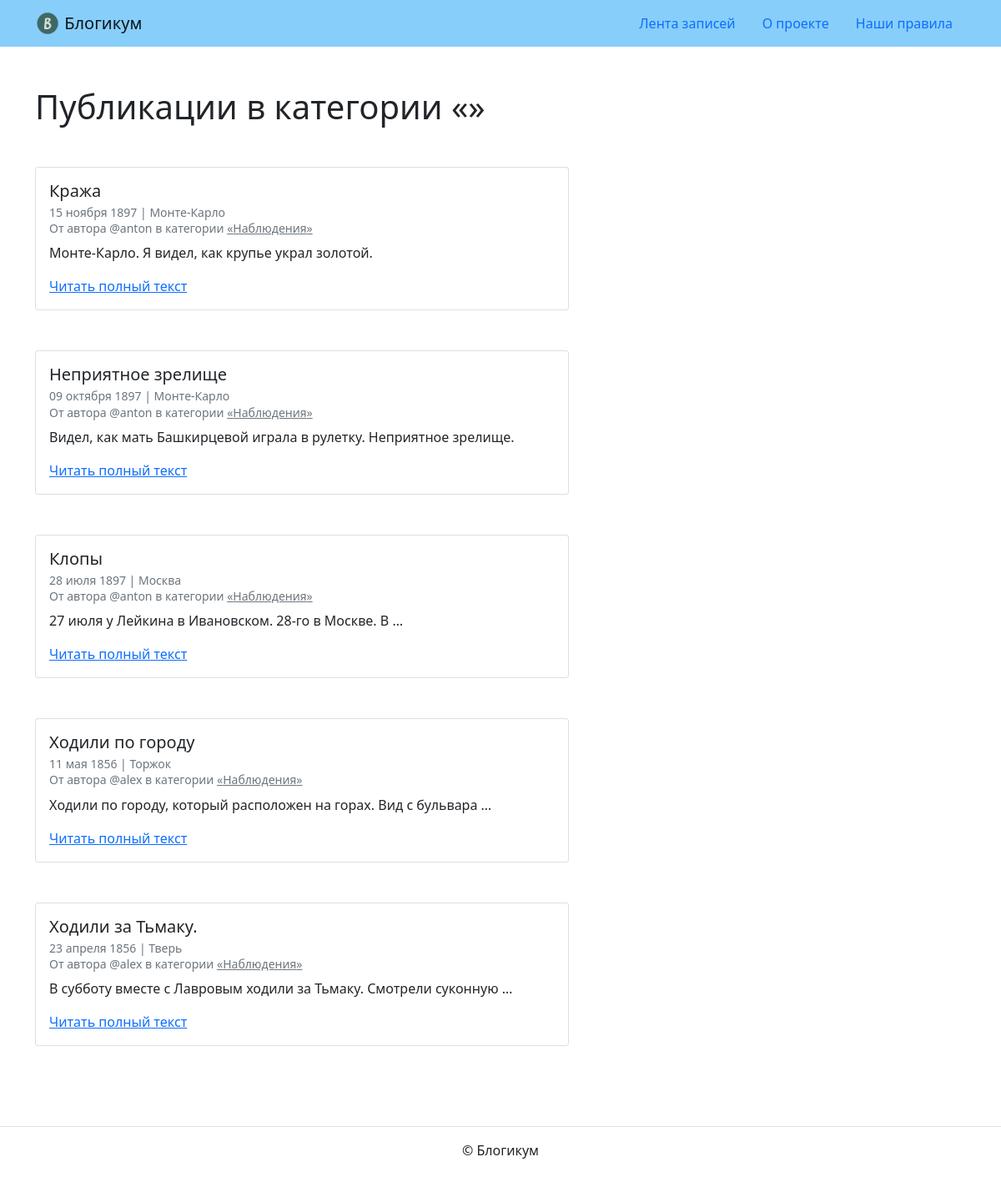
The page /category/details/ on the database its author committed.
### blog/models.py (models this page shows, shortened)
class PublishedAndCreated(models.Model):
    is_published = models.BooleanField(
        default=True,
        verbose_name='Опубликовано',
        help_text='Снимите галочку, чтобы скрыть публикацию.'
    )
    created_at = models.DateTimeField(
        auto_now_add=True,
        verbose_name='Добавлено',
        help_text='Снимите галочку, чтобы скрыть публикацию.'
    )
    class Meta:
        abstract = True

class Post(PublishedAndCreated):
    title = models.CharField(max_length=256, verbose_name='Заголовок')
    text = models.TextField(verbose_name='Текст')
    pub_date = models.DateTimeField(
        verbose_name='Дата и время публикации',
        help_text='Если установить дату и время в будущем'
                  ' — можно делать отложенные публикации.'
    )
    author = models.ForeignKey(
        User,
        on_delete=models.CASCADE,
        verbose_name='Автор публикации',
        related_name='author'
    )
    location = models.ForeignKey(
        Location,
        on_delete=models.SET_NULL,
        null=True,
        verbose_name='Местоположение',
        blank=False
    )
    category = models.ForeignKey(
        Category,
        on_delete=models.SET_NULL,
        null=True,
        verbose_name='Категория',
    )
    class Meta:
        verbose_name = 'публикация'
        verbose_name_plural = 'Публикации'
        default_related_name = ''
        ordering = ["-pub_date"]

class Location(PublishedAndCreated):
    name = models.CharField('Название места', max_length=256)
    class Meta:
        verbose_name = 'местоположение'
        verbose_name_plural = 'Местоположения'

class Category(PublishedAndCreated):
    title = models.CharField(max_length=256, verbose_name='Заголовок')
    description = models.TextField(verbose_name='Описание')
    slug = models.SlugField(
        unique=True,
        verbose_name='Идентификатор',
        help_text=(
            'Идентификатор страницы для URL;'
            ' разрешены символы латиницы, цифры, дефис и подчёркивание.'
        )
    )
    class Meta:
        verbose_name = 'категория'
        verbose_name_plural = 'Категории'

### blog/views.py (the view)
# urls.py: path('category/<slug:category_slug>/', views.category_posts,
def category_posts(request, category_slug):
    category = Category.objects.filter(slug=category_slug)
    if category and not category.first().is_published:
        raise Http404
    posts = Post.objects.filter(
        category__is_published=True,
        is_published=True,
        pub_date__lte=timezone.now(),
        category__slug=category_slug,
    )
    context = {'post_list': posts, 'category__slug': category_slug}
    return render(request, 'blog/category.html', context)

### templates/blog/category.html (shortened to what this page needs)
{% extends "base.html" %}
{% block content %}
<h1>Публикации в категории «{{ category.title }}»</h1>
{% for post in post_list %}
  <article class="mb-5">
    {% include "includes/post_card.html" %}
  </article>
{% endfor %}
{% endblock %}

### templates/includes/post_card.html
<div class="card" style="width: 40rem;">
  <div class="card-body">
    <h5 class="card-title">{{ post.title }}</h5>
    <h6 class="card-subtitle mb-2 text-muted">
      <small>
        {{ post.pub_date|date:"d E Y" }} | {% if post.location and post.location.is_published %}{{ post.location.name }}{% else %}Планета Земля{% endif %}<br>
        От автора @{{ post.author.username }} в категории {% include "includes/category_link.html" %}
      </small>
    </h6>
    <p class="card-text">{{ post.text|truncatewords:10 }}</p>
    <a href="{% url 'blog:post_detail' post.id %}" class="card-link">Читать полный текст</a>
  </div>
</div>

### templates/includes/category_link.html
<a class="text-muted" href="{% url 'blog:category_posts' post.category.slug %}">
  «{{ post.category.title }}»
</a>

### rows shown on the page
Post: title "Кража", pub_date "15 ноября 1897", location.name "Монте-Карло", author.username "anton", category "Наблюдения", text "Монте-Карло. Я видел, как крупье украл золотой."
Post: title "Неприятное зрелище", pub_date "09 октября 1897", location.name "Монте-Карло", author.username "anton", category "Наблюдения", text "Видел, как мать Башкирцевой играла в рулетку. Неприятное зрелище."
Post: title "Клопы", pub_date "28 июля 1897", location.name "Москва", author.username "anton", category "Наблюдения", text "27 июля у Лейкина в Ивановском. 28-го в Москве. В …"
Post: title "Ходили по городу", pub_date "11 мая 1856", location.name "Торжок", author.username "alex", category "Наблюдения", text "Ходили по городу, который расположен на горах. Вид с бульвара …"
Post: title "Ходили за Тьмаку.", pub_date "23 апреля 1856", location.name "Тверь", author.username "alex", category "Наблюдения", text "В субботу вместе с Лавровым ходили за Тьмаку. Смотрели суконную …"
